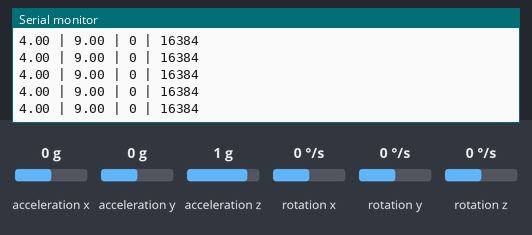
Simulated run of this sketch. Board: Arduino Uno, built with avr-gcc and run on an emulated ATmega328P. Parts: the last lines printed to the serial monitor. Wiring (inferred from the names in the program): MPU-6050 motion sensor at I2C address 0x68. The test bench sets the inputs (shaded band); at power-on: acceleration y 0 g, acceleration z 1 g, acceleration x 0 g, rotation x 0 °/s, rotation y 0 °/s, rotation z 0 °/s. No radio packets arrive unless stated.

Above: at 1.2 s.
1.3 s: acceleration y set to -1.4 g
At 1.65 s:
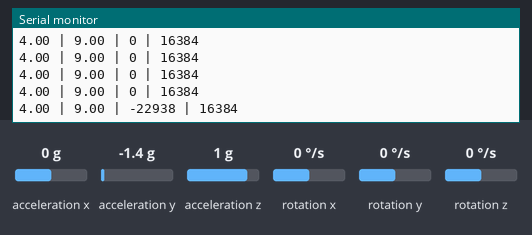
2.8 s: acceleration z set to -1.4 g
At 2.93 s:
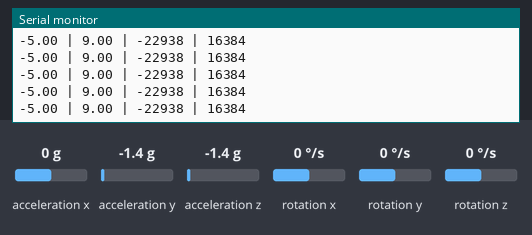
4.3 s: acceleration y set to -0.8 g
At 4.43 s:
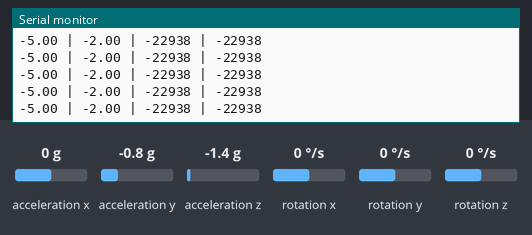
Timing chart, 0 to 7.3 s (numbered marks = the images above; inputs shaded):
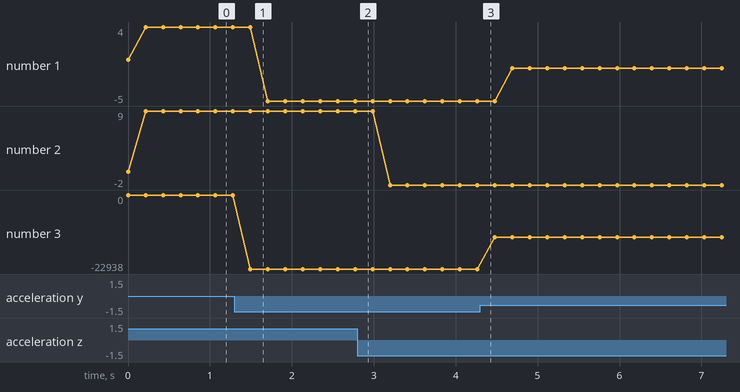

The sketch:

Accelerometer_Transmitter.ino
```cpp
#include <VirtualWire.h>

#include "Wire.h" // This library allows you to communicate with I2C devices.

const int MPU_ADDR = 0x68; // I2C address of the MPU-6050. If AD0 pin is set to HIGH, the I2C address will be 0x69.

int16_t accelerometer_x, accelerometer_y, accelerometer_z; // variables for accelerometer raw data
int16_t gyro_x, gyro_y, gyro_z; // variables for gyro raw data
int16_t temperature; // variables for temperature data

char tmp_str[7]; // temporary variable used in convert function

char* convert_int16_to_str(int16_t i) { // converts int16 to string. Moreover, resulting strings will have the same length in the debug monitor.
  sprintf(tmp_str, "%6d", i);
  return tmp_str;
}

void setup()
{
  Serial.begin(9600);    // Debugging only
  Wire.begin();
  Wire.beginTransmission(MPU_ADDR); // Begins a transmission to the I2C slave (GY-521 board)
  Wire.write(0x6B); // PWR_MGMT_1 register
  Wire.write(0); // set to zero (wakes up the MPU-6050)
  Wire.endTransmission(true);
  // Initialise the IO and ISR
  vw_setup(2000);   // Bits per sec

}

float x;
float x2;
char num[2];
void loop()
{
  Wire.beginTransmission(MPU_ADDR);
  Wire.write(0x3B); // starting with register 0x3B (ACCEL_XOUT_H) [MPU-6000 and MPU-6050 Register Map and Descriptions Revision 4.2, p.40]
  Wire.endTransmission(false); // the parameter indicates that the Arduino will send a restart. As a result, the connection is kept active.
  Wire.requestFrom(MPU_ADDR, 7 * 2, true); // request a total of 7*2=14 registers

  // "Wire.read()<<8 | Wire.read();" means two registers are read and stored in the same variable
  accelerometer_x = Wire.read() << 8 | Wire.read(); // reading registers: 0x3B (ACCEL_XOUT_H) and 0x3C (ACCEL_XOUT_L)
  accelerometer_y = Wire.read() << 8 | Wire.read(); // reading registers: 0x3D (ACCEL_YOUT_H) and 0x3E (ACCEL_YOUT_L)
  accelerometer_z = Wire.read() << 8 | Wire.read(); // reading registers: 0x3F (ACCEL_ZOUT_H) and 0x40 (ACCEL_ZOUT_L)
  temperature = Wire.read() << 8 | Wire.read(); // reading registers: 0x41 (TEMP_OUT_H) and 0x42 (TEMP_OUT_L)
  gyro_x = Wire.read() << 8 | Wire.read(); // reading registers: 0x43 (GYRO_XOUT_H) and 0x44 (GYRO_XOUT_L)
  gyro_z = Wire.read() << 8 | Wire.read(); // reading registers: 0x45 (GYRO_YOUT_H) and 0x46 (GYRO_YOUT_L)
  gyro_y = Wire.read() << 8 | Wire.read(); // reading registers: 0x47 (GYRO_ZOUT_H) and 0x48 (GYRO_ZOUT_L)
  Serial.print(x2); Serial.print(" | ");
  Serial.print(x); Serial.print(" | ");
  Serial.print(accelerometer_y); Serial.print(" | ");
  Serial.println(accelerometer_z);

  x = map(accelerometer_z, -15000, 15000, 0, 9);
  x2 = map(accelerometer_y, -10000, 10000, 0, 9);
  num[0] = x;
  num[1] = x2;

  //sends data
  digitalWrite(13, true); // Flash a light to show transmitting
  vw_send((byte *)num, sizeof(num));//sends message
  vw_wait_tx(); // Wait until the whole message is gone
  delay(50); // enough time to see the built-in LED blink
  digitalWrite(13, false);
  delay(100);
}
```

Measured:
- after the input at 1.3 s, the serial monitor: prints a new line after 0.19 s (image 1)
- plotted number 1: 4 → -5 after the input at 1.3 s, -5 → -1 after the input at 4.3 s
- plotted number 2: 9 → -2 after the input at 2.8 s
- plotted number 3: 0 → -22938 after the input at 1.3 s, -22938 → -13107 after the input at 4.3 s
